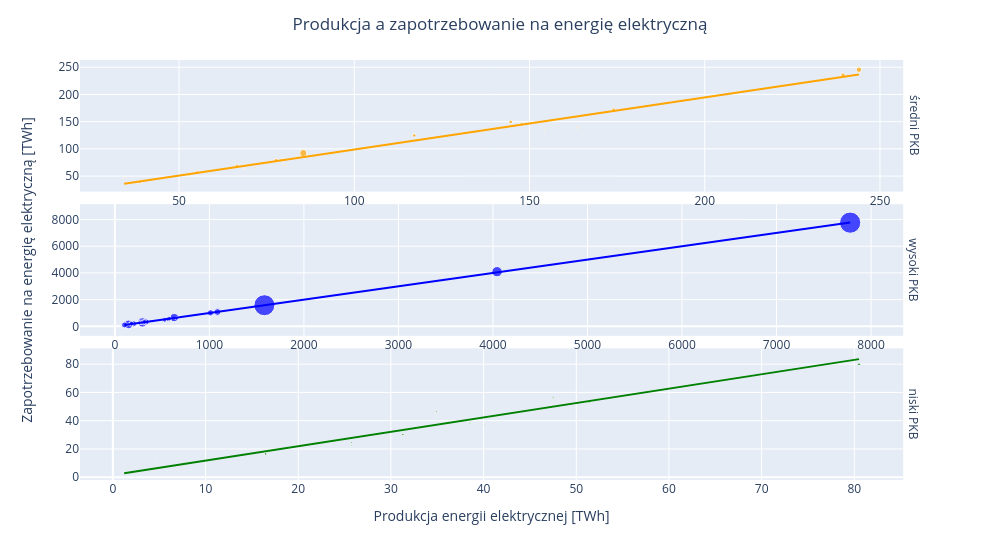

This figure's notebook cell:
### Markdown cell above
Średnie udziały źródeł energii pokazują dominujące elementy miksu w analizowanym przekroju krajów.
Porównanie słupków pozwala szybko ocenić relatywną rolę paliw kopalnych i OZE. Wykres wskazuje na znaczący udział wykorzystania ropy naftowej, która wraz z gazem pozostają głównymi nośnikami energii w badanych krajach. Średnie udziały źródeł eneregii wskazują na rosnącą rolę odnawialnych źródeł energii (OZE), który przewyższa udział węgla, co świadczy o postępującej transformacji energetycznej poprzez stopniowe ograniczanie znaczenia paliw kopalnych w światowej produkcji energii.

### Code cell
plt.figure(figsize=(10, 6))
sns.scatterplot(
    data=df_cs,
    x="produkcja_energii_elektrycznej",
    y="zapotrzebowanie_na_energie_elektryczna",
    alpha=0.7,
    color="blue"
    )
sns.regplot(data=df_cs, x="produkcja_energii_elektrycznej", y="zapotrzebowanie_na_energie_elektryczna", scatter=False, color="blue")
plt.title("Produkcja a zapotrzebowanie na energię elektryczną")
plt.xlabel("Produkcja energii elektrycznej [TWh]")
plt.ylabel("Zapotrzebowanie na energię elektryczną [TWh]")
plt.tight_layout()
plt.show()
fig=px.scatter(
    data_frame=df_cs,
    x="produkcja_energii_elektrycznej",
    y="zapotrzebowanie_na_energie_elektryczna",
    hover_data=["kraj"],
    color="grupa_pkb",
    size="populacja",
    size_max=15,
    opacity=0.7,
    trendline="ols",
    facet_row="grupa_pkb",
    color_discrete_map={
        "niski PKB": "green",
        "średni PKB": "orange",
        "wysoki PKB": "blue" }
    )
fig.update_layout(
    title="Produkcja a zapotrzebowanie na energię elektryczną",
    xaxis_title="Produkcja energii elektrycznej [TWh]",
    width=1000,
    title_x=0.5,
    showlegend=False     
)
fig.update_xaxes(
    matches=None,
    autorange=True,
    showticklabels=True
    )
fig.update_yaxes(matches=None)
fig.update_yaxes(title_text="",row=1)
fig.update_yaxes(title_text="Zapotrzebowanie na energię elektryczną [TWh]",row=2)
fig.update_yaxes(title_text="",row=3)
for annotation in fig.layout.annotations:
    annotation.text = annotation.text.split("=")[-1]

fig.show()  
 # wyniki regresji
results = px.get_trendline_results(fig)
print("Współczynniki kierunkowe regresji liniowej (a) dla poszczególnych grup PKB:")
for i, row in results.iterrows():
    model = row["px_fit_results"]
    a = model.params[1]   # współczynnik kierunkowy

    print(f"{row['grupa_pkb']}: a = {a:.3f}")

### Figure 1 — Plotly figure (JSON) as saved in the notebook; plotly's stock layout.template omitted (floating-point values rounded to 4 significant figures)
{"data": [{"customdata": [["Algeria"], ["Argentina"], ["Austria"], ["Bangladesh"], ["Belgium"], ["Chile"], ["Colombia"], ["Czechia"], ["Hong Kong"], ["Iraq"], ["Israel"], ["Kazakhstan"], ["Malaysia"], ["Morocco"], ["Norway"], ["Peru"], ["Qatar"], ["Romania"], ["Singapore"], ["South Africa"], ["Sweden"], ["Switzerland"], ["Ukraine"], ["United Arab Emirates"], ["Uzbekistan"], ["Vietnam"]], "hovertemplate": "grupa_pkb=średni PKB<br>produkcja_energii_elektrycznej=%{x}<br>zapotrzebowanie_na_energie_elektryczna=%{y}<br>populacja=%{marker.size}<br>kraj=%{customdata[0]}<extra></extra>", "legendgroup": "średni PKB", "marker": {"color": "orange", "opacity": 0.7, "size": [44040000.0, 45190000.0, 8921000.0, 166300000.0, 11540000.0, 19370000.0, 50630000.0, 10550000.0, 7490000.0, 42120000.0, 8800000.0, 19480000.0, 33890000.0, 36580000.0, 5379000.0, 32840000.0, 2803000.0, 19390000.0, 5620000.0, 60560000.0, 10350000.0, 8641000.0, 44680000.0, 9448000.0, 33590000.0, 98080000.0], "sizemode": "area", "sizeref": 6338000.0, "symbol": "circle"}, "mode": "markers", "name": "średni PKB", "orientation": "v", "showlegend": true, "type": "scatter", "x": [79.37, 144.6, 69.04, 85.46, 88.29, 83.58, 77.75, 80.1, 34.35, 117.1, 71.78, 108.6, 174.0, 38.8, 154.3, 52.99, 49.4, 55.21, 53.07, 239.5, 163.8, 68.49, 147.8, 137.3, 66.53, 244.0], "xaxis": "x3", "y": [79.31, 149.3, 71.24, 92.13, 87.96, 83.58, 78.8, 69.95, 47.05, 124.6, 65.54, 107.9, 172.5, 39.03, 133.8, 53.03, 49.4, 58.0, 53.07, 235.6, 138.8, 62.93, 145.4, 137.3, 69.05, 245.5], "yaxis": "y3"}, {"hovertemplate": "<b>OLS trendline</b><br>zapotrzebowanie_na_energie_elektryczna = 0.956964 * produkcja_energii_elektrycznej + 3.11784<br>R<sup>2</sup>=0.982186<br><br>grupa_pkb=średni PKB<br>produkcja_energii_elektrycznej=%{x}<br>zapotrzebowanie_na_energie_elektryczna=%{y} <b>(trend)</b><extra></extra>", "legendgroup": "średni PKB", "marker": {"color": "orange", "symbol": "circle"}, "mode": "lines", "name": "średni PKB", "showlegend": false, "type": "scatter", "x": [34.35, 38.8, 49.4, 52.99, 53.07, 55.21, 66.53, 68.49, 69.04, 71.78, 77.75, 79.37, 80.1, 83.58, 85.46, 88.29, 108.6, 117.1, 137.3, 144.6, 147.8, 154.3, 163.8, 174.0, 239.5, 244.0], "xaxis": "x3", "y": [35.99, 40.25, 50.39, 53.83, 53.9, 55.95, 66.78, 68.66, 69.19, 71.81, 77.52, 79.07, 79.77, 83.1, 84.9, 87.61, 107.1, 115.2, 134.5, 141.5, 144.5, 150.8, 159.8, 169.6, 232.3, 236.6], "yaxis": "y3"}, {"customdata": [["Australia"], ["Brazil"], ["Canada"], ["China"], ["Egypt"], ["France"], ["Germany"], ["India"], ["Indonesia"], ["Iran"], ["Italy"], ["Japan"], ["Mexico"], ["Netherlands"], ["Pakistan"], ["Philippines"], ["Poland"], ["Russia"], ["Saudi Arabia"], ["South Korea"], ["Spain"], ["Taiwan"], ["Thailand"], ["Turkey"], ["United Kingdom"], ["United States"]], "hovertemplate": "grupa_pkb=wysoki PKB<br>produkcja_energii_elektrycznej=%{x}<br>zapotrzebowanie_na_energie_elektryczna=%{y}<br>populacja=%{marker.size}<br>kraj=%{customdata[0]}<extra></extra>", "legendgroup": "wysoki PKB", "marker": {"color": "blue", "opacity": 0.7, "size": [25740000.0, 208700000.0, 38170000.0, 1426000000.0, 109300000.0, 65910000.0, 83630000.0, 1403000000.0, 274800000.0, 87720000.0, 59910000.0, 126300000.0, 126800000.0, 17640000.0, 235000000.0, 112100000.0, 38170000.0, 146400000.0, 30990000.0, 51860000.0, 47680000.0, 23660000.0, 71640000.0, 86090000.0, 67350000.0, 339400000.0], "sizemode": "area", "sizeref": 6338000.0, "symbol": "circle"}, "mode": "markers", "name": "wysoki PKB", "orientation": "v", "showlegend": true, "type": "scatter", "x": [265.1, 628.8, 653.9, 7779.0, 198.6, 527.4, 566.8, 1582.0, 291.8, 337.2, 276.8, 1011.0, 325.7, 122.0, 144.5, 101.8, 157.2, 1085.0, 380.9, 577.1, 259.5, 280.0, 176.5, 302.0, 314.9, 4043.0], "xaxis": "x2", "y": [265.1, 653.5, 596.3, 7762.0, 197.2, 482.4, 547.7, 1582.0, 293.4, 330.4, 309.0, 1011.0, 329.8, 119.3, 145.0, 101.8, 170.4, 1075.0, 380.5, 577.1, 262.8, 280.0, 203.4, 301.4, 333.1, 4090.0], "yaxis": "y2"}, {"hovertemplate": "<b>OLS trendline</b><br>zapotrzebowanie_na_energie_elektryczna = 1.00003 * produkcja_energii_elektrycznej + 0.379696<br>R<sup>2</sup>=0.999826<br><br>grupa_pkb=wysoki PKB<br>produkcja_energii_elektrycznej=%{x}<br>zapotrzebowanie_na_energie_elektryczna=%{y} <b>(trend)</b><extra></extra>", "legendgroup": "wysoki PKB", "marker": {"color": "blue", "symbol": "circle"}, "mode": "lines", "name": "wysoki PKB", "showlegend": false, "type": "scatter", "x": [101.8, 122.0, 144.5, 157.2, 176.5, 198.6, 259.5, 265.1, 276.8, 280.0, 291.8, 302.0, 314.9, 325.7, 337.2, 380.9, 527.4, 566.8, 577.1, 628.8, 653.9, 1011.0, 1085.0, 1582.0, 4043.0, 7779.0], "xaxis": "x2", "y": [102.1, 122.3, 144.9, 157.5, 176.9, 199.0, 259.9, 265.5, 277.2, 280.4, 292.2, 302.4, 315.3, 326.1, 337.6, 381.3, 527.8, 567.1, 577.5, 629.2, 654.3, 1011.0, 1086.0, 1582.0, 4044.0, 7780.0], "yaxis": "y2"}, {"customdata": [["Azerbaijan"], ["Belarus"], ["Bulgaria"], ["Croatia"], ["Cyprus"], ["Denmark"], ["Ecuador"], ["Estonia"], ["Finland"], ["Greece"], ["Hungary"], ["Iceland"], ["Ireland"], ["Kuwait"], ["Latvia"], ["Lithuania"], ["Luxembourg"], ["New Zealand"], ["North Macedonia"], ["Oman"], ["Portugal"], ["Slovakia"], ["Slovenia"], ["Sri Lanka"], ["Trinidad and Tobago"], ["Turkmenistan"], ["Venezuela"]], "hovertemplate": "grupa_pkb=niski PKB<br>produkcja_energii_elektrycznej=%{x}<br>zapotrzebowanie_na_energie_elektryczna=%{y}<br>populacja=%{marker.size}<br>kraj=%{customdata[0]}<extra></extra>", "legendgroup": "niski PKB", "marker": {"color": "green", "opacity": 0.7, "size": [10180000.0, 9351000.0, 6934000.0, 3954000.0, 1302000.0, 5831000.0, 17550000.0, 1330000.0, 5530000.0, 10700000.0, 9749000.0, 366600.0, 4983000.0, 4400000.0, 1901000.0, 2796000.0, 630500.0, 5070000.0, 1872000.0, 4522000.0, 10370000.0, 5455000.0, 2102000.0, 22560000.0, 1481000.0, 6950000.0, 28440000.0], "sizemode": "area", "sizeref": 6338000.0, "symbol": "circle"}, "mode": "markers", "name": "niski PKB", "orientation": "v", "showlegend": true, "type": "scatter", "x": [25.75, 38.54, 40.14, 13.23, 4.85, 28.58, 31.29, 6.08, 69.24, 47.51, 34.92, 18.89, 31.97, 74.64, 5.72, 4.7, 1.22, 43.35, 5.34, 38.64, 51.39, 28.51, 16.89, 16.49, 9.23, 25.76, 80.51], "xaxis": "x", "y": [24.74, 38.04, 36.73, 17.87, 4.85, 35.46, 30.2, 9.72, 84.34, 56.37, 46.6, 18.89, 31.82, 74.64, 7.35, 12.61, 6.68, 43.35, 7.67, 38.64, 52.85, 28.83, 14.89, 16.49, 9.23, 22.56, 79.86], "yaxis": "y"}, {"hovertemplate": "<b>OLS trendline</b><br>zapotrzebowanie_na_energie_elektryczna = 1.0172 * produkcja_energii_elektrycznej + 1.63894<br>R<sup>2</sup>=0.960417<br><br>grupa_pkb=niski PKB<br>produkcja_energii_elektrycznej=%{x}<br>zapotrzebowanie_na_energie_elektryczna=%{y} <b>(trend)</b><extra></extra>", "legendgroup": "niski PKB", "marker": {"color": "green", "symbol": "circle"}, "mode": "lines", "name": "niski PKB", "showlegend": false, "type": "scatter", "x": [1.22, 4.7, 4.85, 5.34, 5.72, 6.08, 9.23, 13.23, 16.49, 16.89, 18.89, 25.75, 25.76, 28.51, 28.58, 31.29, 31.97, 34.92, 38.54, 38.64, 40.14, 43.35, 47.51, 51.39, 69.24, 74.64, 80.51], "xaxis": "x", "y": [2.88, 6.42, 6.572, 7.071, 7.457, 7.824, 11.03, 15.1, 18.41, 18.82, 20.85, 27.83, 27.84, 30.64, 30.71, 33.47, 34.16, 37.16, 40.84, 40.94, 42.47, 45.73, 49.97, 53.91, 72.07, 77.56, 83.53], "yaxis": "y"}], "layout": {"annotations": [{"font": {}, "showarrow": false, "text": "niski PKB", "textangle": 90, "x": 0.98, "xanchor": "left", "xref": "paper", "y": 0.1567, "yanchor": "middle", "yref": "paper"}, {"font": {}, "showarrow": false, "text": "wysoki PKB", "textangle": 90, "x": 0.98, "xanchor": "left", "xref": "paper", "y": 0.5, "yanchor": "middle", "yref": "paper"}, {"font": {}, "showarrow": false, "text": "średni PKB", "textangle": 90, "x": 0.98, "xanchor": "left", "xref": "paper", "y": 0.8433, "yanchor": "middle", "yref": "paper"}], "legend": {"itemsizing": "constant", "title": {"text": "grupa_pkb"}, "tracegroupgap": 0}, "margin": {"t": 60}, "showlegend": false, "title": {"text": "Produkcja a zapotrzebowanie na energię elektryczną", "x": 0.5}, "width": 1000, "xaxis": {"anchor": "y", "autorange": true, "domain": [0, 0.98], "showticklabels": true, "title": {"text": "Produkcja energii elektrycznej [TWh]"}}, "xaxis2": {"anchor": "y2", "autorange": true, "domain": [0, 0.98], "showticklabels": true}, "xaxis3": {"anchor": "y3", "autorange": true, "domain": [0, 0.98], "showticklabels": true}, "yaxis": {"anchor": "x", "domain": [0, 0.3133], "title": {"text": ""}}, "yaxis2": {"anchor": "x2", "domain": [0.3433, 0.6567], "title": {"text": "Zapotrzebowanie na energię elektryczną [TWh]"}}, "yaxis3": {"anchor": "x3", "domain": [0.6867, 1.0], "title": {"text": ""}}}}
